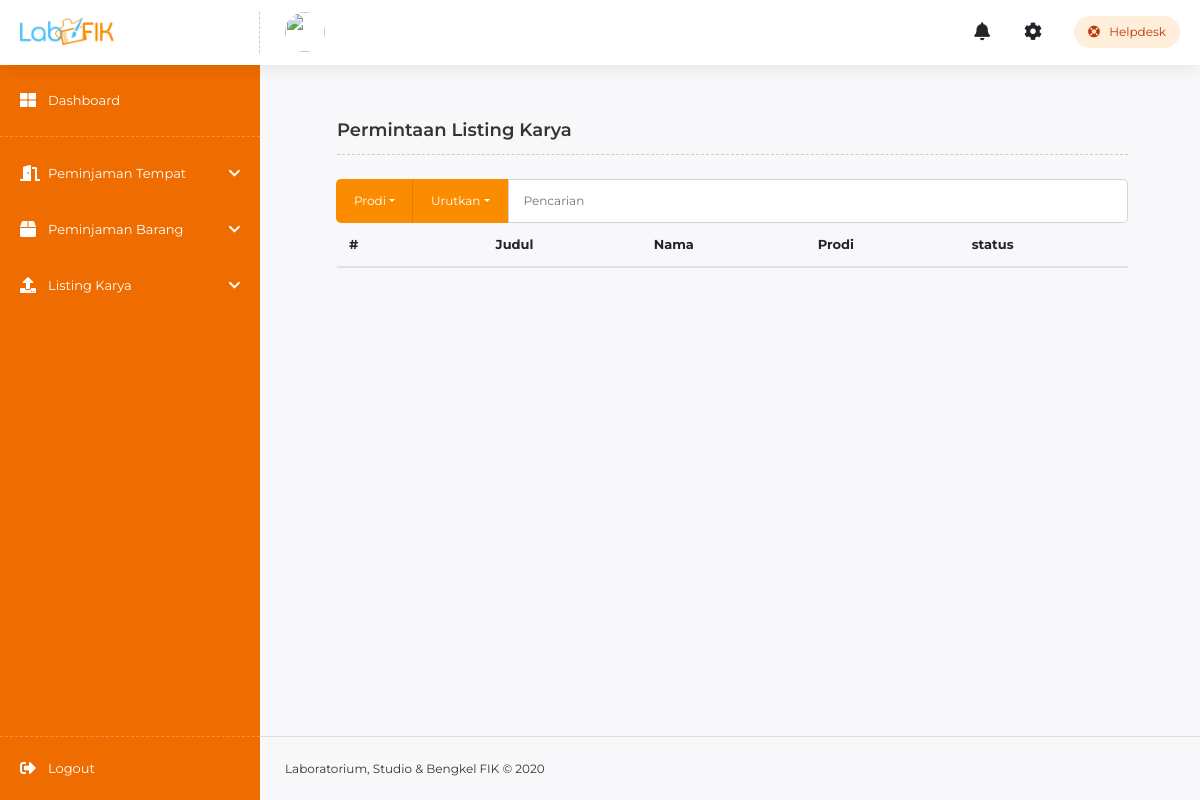
Before: /index.php/kaur_karya/listacc with the older database file.
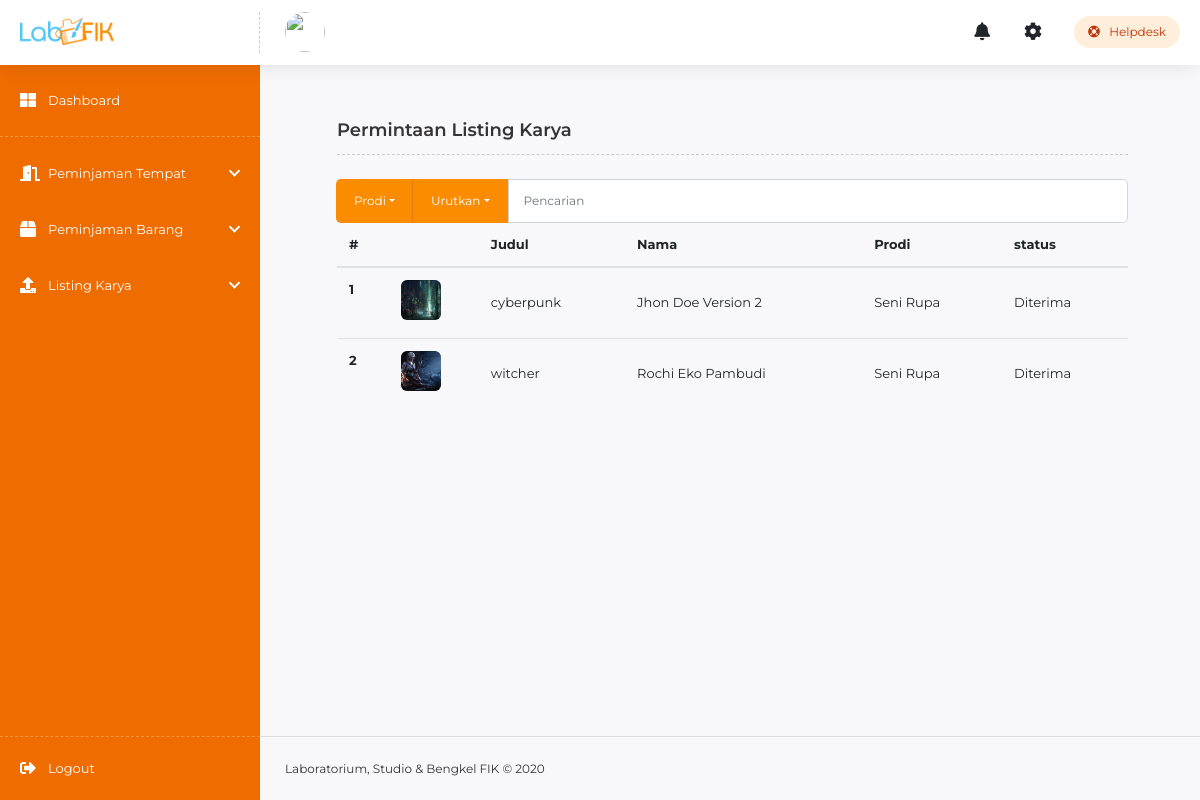
After: the same page with the newer database file.
### tables this page shows
CREATE TABLE `tampilan` (
  `id_tampilan` int(11) NOT NULL,
  `id` int(11) NOT NULL,
  `slug_tampilan` varchar(255) NOT NULL,
  `id_kategori` int(11) NOT NULL,
  `id_ck` int(11) NOT NULL,
  `gambar` varchar(255) NOT NULL,
  `tanggal_post` datetime NOT NULL,
  `tanggal_update` timestamp NOT NULL DEFAULT CURRENT_TIMESTAMP ON UPDATE CURRENT_TIMESTAMP,
  `views` int(11) NOT NULL DEFAULT '0',
  `nim` int(20) NOT NULL,
  `kode_tampilan` varchar(255) NOT NULL,
  `judul` varchar(30) NOT NULL,
  `deskripsi` text NOT NULL,
  `keywords` varchar(255) NOT NULL,
  `likes` int(11) NOT NULL DEFAULT '0',
  `status` varchar(50) NOT NULL
);

CREATE TABLE `user` (
  `id` varchar(64) NOT NULL,
  `username` varchar(255) NOT NULL,
  `name` varchar(255) NOT NULL,
  `email` varchar(255) NOT NULL,
  `images` varchar(255) NOT NULL,
  `password` varchar(255) NOT NULL,
  `salt` varchar(255) NOT NULL,
  `role_id` int(11) NOT NULL,
  `is_active` int(1) NOT NULL,
  `date_created` int(11) NOT NULL,
  `status` varchar(7) NOT NULL DEFAULT 'offline'
);

CREATE TABLE `kategori` (
  `id_kategori` int(11) NOT NULL,
  `nama_kategori` varchar(255) NOT NULL,
  `slug_kategori` varchar(255) NOT NULL,
  `urutan` int(11) DEFAULT NULL,
  `tanggal_update` timestamp NOT NULL DEFAULT CURRENT_TIMESTAMP
);

### application/controllers/Kaur_karya.php (called while the page is built, shortened)
<?php
class Kaur_karya extends CI_Controller
{
    public function __construct()
    {
        $this->load->helper('url');
        $this->load->model('tampilan_model');
        $this->load->library('form_validation');
        $this->load->model('kategori_model');
        $this->load->model('gambar_model');
    }
    public function listacc()
    {
        $tampilan = $this->gambar_model->listingacc();
        $data = array(
            'title' => 'LABFIK | List Semua accepted Karya',
            'tampilan'  => $tampilan
        );
        $this->load->view('templates/dashboard/headerKaur', $data);
        $this->load->view('templates/dashboard/sidebarKaur', $data);
        $this->load->view('karya/listacc', $data);
        $this->load->view('templates/dashboard/footer');
    }
}

### index.php (called while the page is built, shortened)
<?php
require_once BASEPATH.'core/CodeIgniter.php';

### application/models/Gambar_model.php (called while the page is built, shortened)
<?php
class Gambar_model extends CI_Model
{
    public function listingacc()
    {
        $this->db->select('tampilan.*,
        user.name,
        kategori.nama_kategori,
        kategori.slug_kategori');
        $this->db->from('tampilan');
        $this->db->join('user', 'user.id = tampilan.id', 'left');
        $this->db->join('kategori', 'kategori.id_kategori = tampilan.id_kategori', 'left');
        $this->db->group_by('tampilan.id_tampilan');
        $this->db->order_by('id_tampilan', 'random');
        $this->db->where(array('tampilan.status' => 'Diterima'));
        $query = $this->db->get();
        return $query->result();
    }
}

### application/views/karya/listacc.php (the view, shortened to what this page needs)
<main class="akun-container">
    <div class="fik-section-title2">
        <h5>Permintaan Listing Karya</h5>
    </div>
    <div class="input-group">
        <div class="input-group-append">
            <button class="btn btn-primary dropdown-toggle" type="button" data-toggle="dropdown" aria-haspopup="true" aria-expanded="false" style="border-radius:5px 0 0 5px">Prodi</button>
        </div>
        <div class="input-group-append">
            <button class="btn btn-primary dropdown-toggle" type="button" data-toggle="dropdown" aria-haspopup="true" aria-expanded="false" style="border-left:1px solid rgba(0,0,0,.1);">Urutkan</button>
        </div>
        <input type="text" class="form-control" aria-label="Text input with dropdown button" placeholder="Pencarian">
    </div>
    <div class="table-responsive admin-list">
        <table class="table">
            <thead>
                <tr>
                    <th scope="col">#</th>
                    <th scope="col"></th>
                    <th scope="col">Judul</th>
                    <th scope="col">Nama</th>
                    <th scope="col">Prodi</th>
                    <th scope="col">status</th>
                </tr>
            </thead>
            <tbody>
                <?php $no = 0;
                foreach ($tampilan as $l) : ?>
                    <tr>
                        <th scope="row"><?= ++$no ?></th>
                        <td style="width:90px">
                            <div class="img-wrapper">
                                <a href="<?= base_url("assets/upload/images/" . $l->gambar) ?>" data-toggle="lightbox">
                                    <img src="<?= base_url("assets/upload/images/" . $l->gambar) ?>" alt="<?= $l->judul ?>">
                                </a>
                            </div>
                        </td>
                        <td><?= $l->judul ?></td>
                        <td><?= $l->name ?></td>
                        <td><?= $l->nama_kategori ?></td>
                        <td><?= $l->status ?></td>
                    </tr>
                <?php endforeach; ?>
            </tbody>
        </table>
    </div>
</main>

### application/views/templates/dashboard/headerKaur.php (shortened to what this page needs)
<!DOCTYPE html>
<html lang="en-id">
<head>
  <link rel="stylesheet" href="<?= base_url('assets/vendor/bootstrap-4.5.0-dist/css/bootstrap.min.css'); ?>">
  <link rel="stylesheet" href="<?= base_url('assets/vendor/fontawesome-free-5.13.0-web/css/all.min.css'); ?>">
  <link rel="stylesheet" href="<?= base_url('assets/vendor/owl-carousel/owl.carousel.css'); ?>">
  <link rel="stylesheet" href="<?= base_url('assets/css/style.css'); ?>">
</head>
<body>
  <nav class="navbar fixed-top">
    <div class="container loss">
      <div class="navbar-brand akun">
        <a href="<?= base_url() ?>"><img src="<?= base_url('assets/img/logo/logo-dummy.png') ?>" /></a>
      </div>
      <div class="fik-navbar-menu">
        <ul class="left akun fik-username hide-mobile">
          <li>
            <img src="<?= base_url('assets/img/7.jpg') ?>">
          </li>
        </ul>
        <ul class="right akun">
          <div class="not-dropdown" style="margin-right:14px">
            <a class="btn btn-icon" href="<?= base_url('Notification/listBorrowingNotification/request/'.$this->session->userdata('id')) ?>">
              <span class="fas fa-bell"></span>
            </a>
          </div>
          <div class="not-dropdown">
            <a class="btn btn-icon" href="#">
              <span class="fas fa-cog"></span>
            </a>
          </div>
          <div class="fik-login-dropdown hide-mobile" style="margin-left:22px">
            <a class="btn btn-sm btn-pill btn-icon btn-icon-left" href="<?= base_url('main/helpdesk') ?>">
              <span class="fas fa-life-ring"></span> Helpdesk
            </a>
          </div>
        </ul>
      </div>
    </div>
  </nav>

### application/views/templates/dashboard/sidebarKaur.php (shortened to what this page needs)
<div class="fik-db-side-menu">
  <div id="accordion">
    <div class="card">
      <a href="<?= base_url('kaur') ?>" class="btn"><span class="fas fa-th-large"></span> Dashboard</a>
    </div>
    <div class="divider"></div>
    <div class="card">
      <a href="#" class="btn" data-toggle="collapse" data-target="#collapse2" aria-expanded="true" aria-controls="collapse2"><span class="fas fa-door-open"></span> Peminjaman Tempat</a>
    </div>
    <div class="card">
      <a href="#" class="btn" data-toggle="collapse" data-target="#collapse1" aria-expanded="true" aria-controls="collapse1"><span class="fas fa-box"></span> Peminjaman Barang</a>
    </div>
    <div class="card">
      <a href="#" class="btn" data-toggle="collapse" data-target="#collapse3" aria-expanded="true" aria-controls="collapse3"><span class="fas fa-upload"></span> Listing Karya</a>
    </div>
    <div class="card logout">
      <button class="btn" data-toggle="modal" data-target="#logout"><span class="fas fa-sign-out-alt"></span> Logout</button>
    </div>
  </div>
</div>

### application/views/templates/dashboard/footer.php (shortened to what this page needs)
<div class="footer">
  <div class="padding-t50"></div>
  <footer class="fik-footer">
    <div class="credit" style="text-align:left;padding-left:285px;border-top:1px solid #ddd;background-color:#f8f8fa">Laboratorium, Studio &amp; Bengkel FIK &copy; 2020</div>
  </footer>
</div>
</body>
</html>

Changed rows visible on the page:
added tampilan: gambar (picture), judul "cyberpunk", user.name "Jhon Doe Version 2", id_kategori.nama_kategori "Seni Rupa", status "Diterima"
added tampilan: gambar (picture), judul "witcher", user.name "Rochi Eko Pambudi", id_kategori.nama_kategori "Seni Rupa", status "Diterima"
